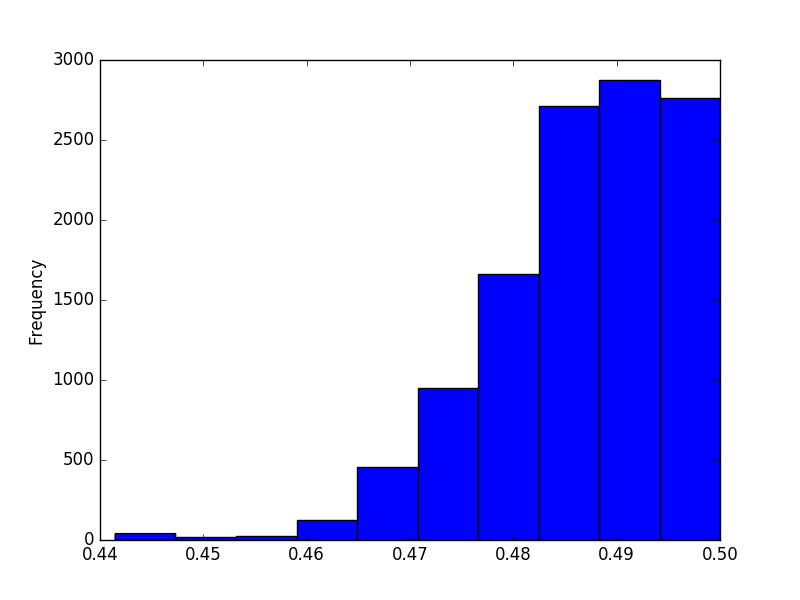

The Python source for this figure:
#!/usr/bin/env python

from __future__ import division
import sys
import pandas as pd
import matplotlib.pyplot as plt
import numpy as np
from collections import Counter


"""
make a histogram of allele frequency.

c(hom A1)/[c(hom A1)+c(hom A2)] 
"""

df = pd.read_table(sys.argv[1], sep='\t')

dnom = np.array(df)

freq = (dnom[:,4]) / (dnom[:,4] + dnom[:,6])
print freq

plt.figure()                       # Open blank canvas
#plt.title("FPKM") # Add a title to the top
plt.hist(freq)#,                    # ... plot a histogram of
        # bins=int(sys.argv[2]),                   # ... ... Use thirty bars
        # range=[minimum,maximum],   # ... ... ranging from the minimum to the maximum
        # normed=True,               # ... ... Normalize the bars to frequencies instead of counts
        # )

plt.ylabel("Frequency")            # Label the y-axis
# plt.show()

plt.savefig("hist_gwas.png")      # Save figure as .png
plt.close()